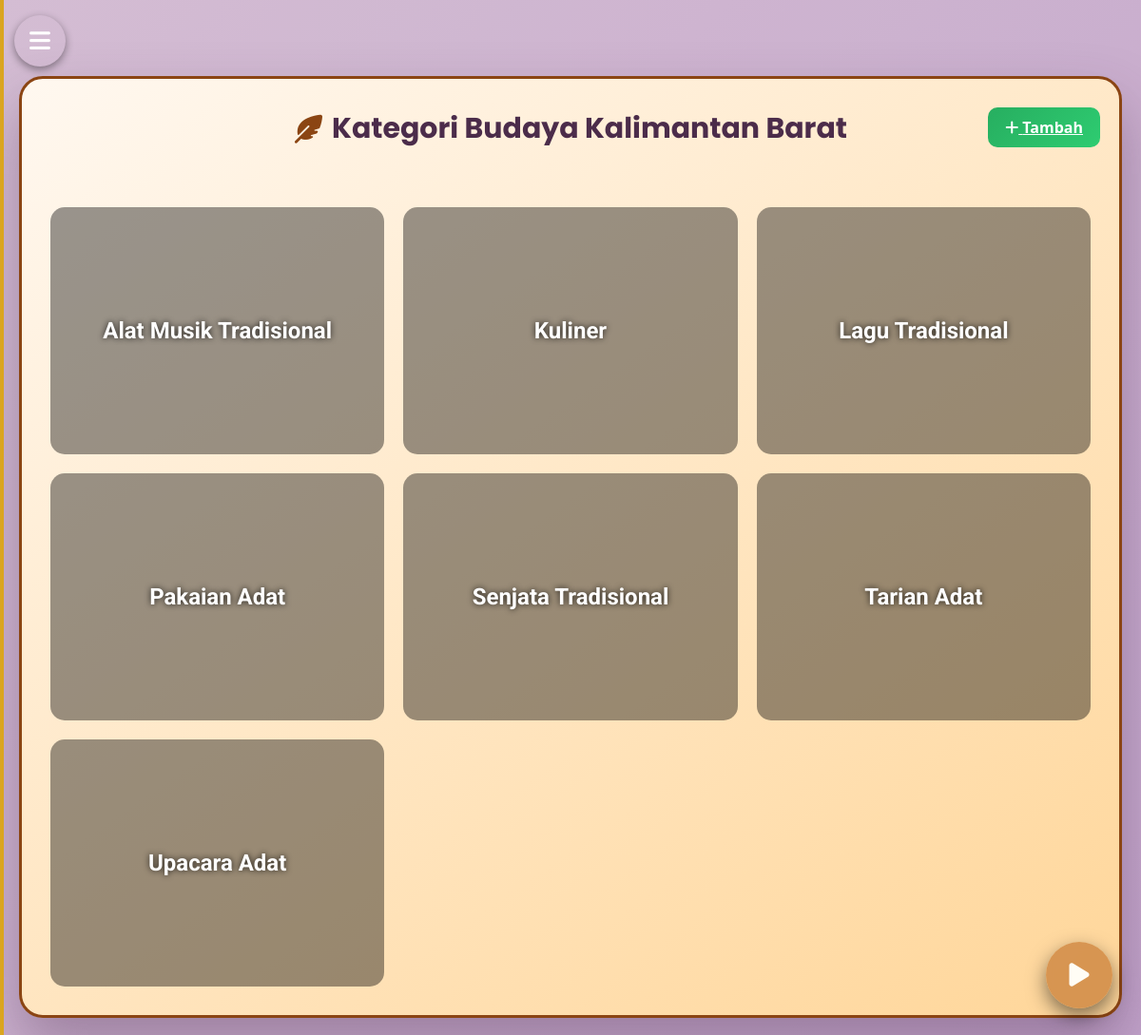
/kategori.php (signed in), run on the app's committed database.
### tables this page shows
CREATE TABLE `kategori` (
  `id` int(10) NOT NULL,
  `nama_kategori` varchar(100) NOT NULL,
  `foto` varchar(255) DEFAULT 'default.jpg'
);

### kategori.php (the view, shortened to what this page needs)
<?php
include '../koneksi.php';
$kategori_result = mysqli_query($conn, "SELECT * FROM kategori ORDER BY nama_kategori");
?>
<!DOCTYPE html>
<html lang="id">
<head>
<link rel="stylesheet" href="https://cdnjs.cloudflare.com/ajax/libs/font-awesome/6.5.0/css/all.min.css">
</head>
<body>
<div class="menu-toggle" onclick="toggleSidebar()">
  <i class="fas fa-bars"></i>
</div>
<div class="sidebar" id="sidebar">
</div>
<div class="content" id="content">
    <div class="card-wrapper">
        <div class="card-title"><i class="fas fa-feather-alt"></i> Kategori Budaya Kalimantan Barat</div>
        <div class="card-buttons">
            <a href="tambah_kategori.php" class="btn-tambah"><i class="fas fa-plus"></i> Tambah</a>
        </div>
        <div class="kategori-grid">
            <?php if(mysqli_num_rows($kategori_result) > 0): ?>
                <?php while($row = mysqli_fetch_assoc($kategori_result)): ?>
                    <div class="kategori-item"
                         style="background-image:url('uploads/<?= htmlspecialchars($row['foto']) ?>');"
                         ondblclick="window.location.href='isi_kategori.php?kategori=<?= $row['id'] ?>'">
                        <div class="kategori-overlay"></div>
                        <div class="kategori-nama"><?= htmlspecialchars($row['nama_kategori']) ?></div>
                    </div>
                <?php endwhile; ?>
            <?php else: ?>
                <div class="kategori-placeholder">Belum ada kategori</div>
            <?php endif; ?>
        </div>
    </div>
</div>
<div class="audio-widget" id="audioWidget" title="Klik untuk play/pause musik Dayak">
    <i class="fas fa-play" id="audioIcon"></i>
</div>
</body>
</html>

### kategori.php (style rules this page uses)
body { margin: 0; font-family: 'Segoe UI', sans-serif; color: #4b2c4a; overflow-x: hidden; background: linear-gradient(135deg, #e0d2f5, #cbb4ec); min-height: 100vh; }
.sidebar { position: fixed; top: 0; width: 250px; height: 100%; background: linear-gradient(180deg, #5d4037, #3e2723); color: #fff8dc; transform: translateX(-250px); transition: transform 0.45s cubic-bezier(0.25, 0.8, 0.25, 1); z-index: 1000; border-right: 4px solid #daa520; }
.menu-toggle { position: fixed; top: 16px; left: 15px; width: 54px; height: 54px; font-size: 25px; color: white; background-color: rgba(205, 134, 63, 0); border-radius: 50%; display: flex; align-items: center; justify-content: center; cursor: pointer; z-index: 1100; box-shadow: 0 3px 8px rgba(0,0,0,0.4); transition: background-color 0.3s ease, transform 0.2s, opacity 0.3s; }
.content { width: 100%; min-height: 100vh; display: flex; justify-content: center; align-items: flex-start; padding: 80px 20px 20px; box-sizing: border-box; transition: transform 0.45s cubic-bezier(0.25, 0.8, 0.25, 1); will-change: transform; }
.card-wrapper { background: linear-gradient(145deg, #fff8f0, #ffd699); padding: 30px; border-radius: 25px; box-shadow: 0 30px 60px rgba(75,44,74,0.35); border: 3px solid #8b4513; width: 100%; max-width: 1100px; position: relative; min-height: 500px; display:flex; flex-direction:column; }
.card-title { font-size: 30px; font-weight:bold; margin-bottom:20px; font-family: 'Poppins', sans-serif; display:flex; align-items:center; justify-content:center; gap:10px; }
.card-title i { color:#8b4513; }
.card-buttons { position: absolute; top: 40px; right: 20px; }
.btn-tambah { padding:10px 18px; border:none; border-radius:10px; font-weight:bold; color:white; cursor:pointer; background: linear-gradient(135deg, #27ae60, #2ecc71); }
.kategori-grid { flex:1; display:grid; grid-template-columns:repeat(auto-fit,minmax(300px,1fr)); gap:20px; margin-top:40px; }
.kategori-item { position:relative; border-radius:15px; overflow:hidden; cursor:pointer; background-size:cover; background-position:center; transition:transform 0.3s ease; min-height:260px; }
.kategori-overlay { position:absolute; inset:0; background-color:rgba(0,0,0,0.4); }
.kategori-nama { position:absolute; inset:0; display:flex; justify-content:center; align-items:center; color:white; font-weight:bold; font-size:24px; text-shadow:0 0 6px rgba(0,0,0,0.8); font-family:'Roboto',sans-serif; }
.audio-widget { position:fixed; bottom:30px; right:30px; width:70px; height:70px; background:rgba(205,133,63,0.8); border-radius:50%; display:flex; align-items:center; justify-content:center; cursor:pointer; box-shadow:0 8px 20px rgba(0,0,0,0.5); transition:transform 0.2s, background 0.3s; z-index:1200; backdrop-filter:blur(4px); }
.audio-widget i { font-size:28px; color:#fffdf5; }

### data on the page
kategori: nama_kategori "Alat Musik Tradisional"
kategori: nama_kategori "Kuliner"
kategori: nama_kategori "Lagu Tradisional"
kategori: nama_kategori "Pakaian Adat"
kategori: nama_kategori "Senjata Tradisional"
kategori: nama_kategori "Tarian Adat"
kategori: nama_kategori "Upacara Adat"
